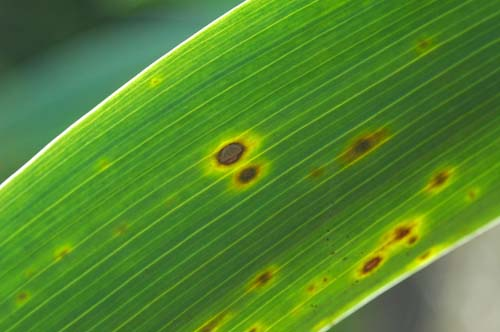
#> input picture Resources/Iris.jpg, 500 x 332 px, found by its file name
$ python CV7.py   (Python 2 division)
#> lines starting #> are read from the running program, lines starting #| are printed output that depends on the picture; after the words box and inside, x2 and y2 are one past the last pixel; in counts of white or black regions, pixels touching at a corner belong together
import numpy as np
import sys
import cv2

#image = cv2.imread("Iris.jpg")
image = cv2.imread("../New Folder/Resources/Iris.jpg")
#> image is the input picture: shape (332, 500, 3); mean B, G, R 45.1, 134.8, 83.7
height, width, v = image.shape
#> height = 332; width = 500; v = 3
print height
#| 332
print width
#| 500
gray = cv2.cvtColor(image, cv2.COLOR_BGR2GRAY)
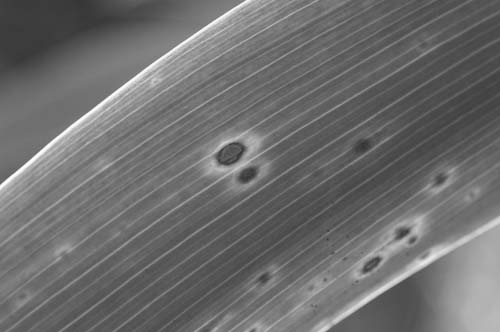
#> gray: shape (332, 500); min 49, max 254, mean 109.3
#cv2.imwrite("../New Folder/Resources/image_grey.jpg",gray)
thresh = cv2.threshold(gray,130,255, cv2.THRESH_BINARY_INV)[1]
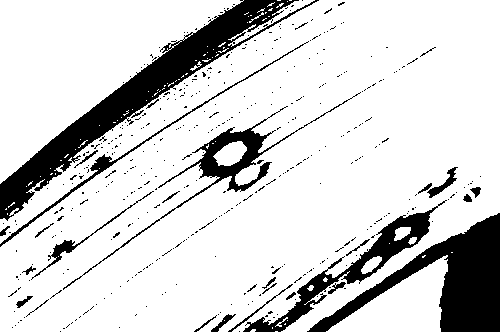
#> thresh: shape (332, 500); 83.1% white; 415 black regions (388 under 20 px), largest, box (x1, y1, x2, y2) and area: (0, 0, 319, 221) 10207, (307, 213, 500, 332) 7758, (243, 200, 447, 332) 3450

color = cv2.cvtColor(thresh, cv2.COLOR_GRAY2BGR)
mask = np.zeros((height+2, width+2), np.uint8)

squares = []
for h in xrange(height):
    for w in xrange(width):
        if thresh[h, w]==0:
            a=cv2.floodFill(color, mask ,(w, h), (255, 0, 0))
            squares.append(a[1])
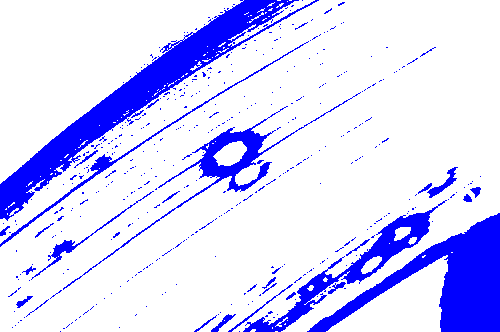
#> color: shape (332, 500, 3); mean B, G, R 255, 212, 212
#> after the loop, squares = 28011 items

for coord in squares:
#> (the run stopped early here; a loop or call above may not have finished)
